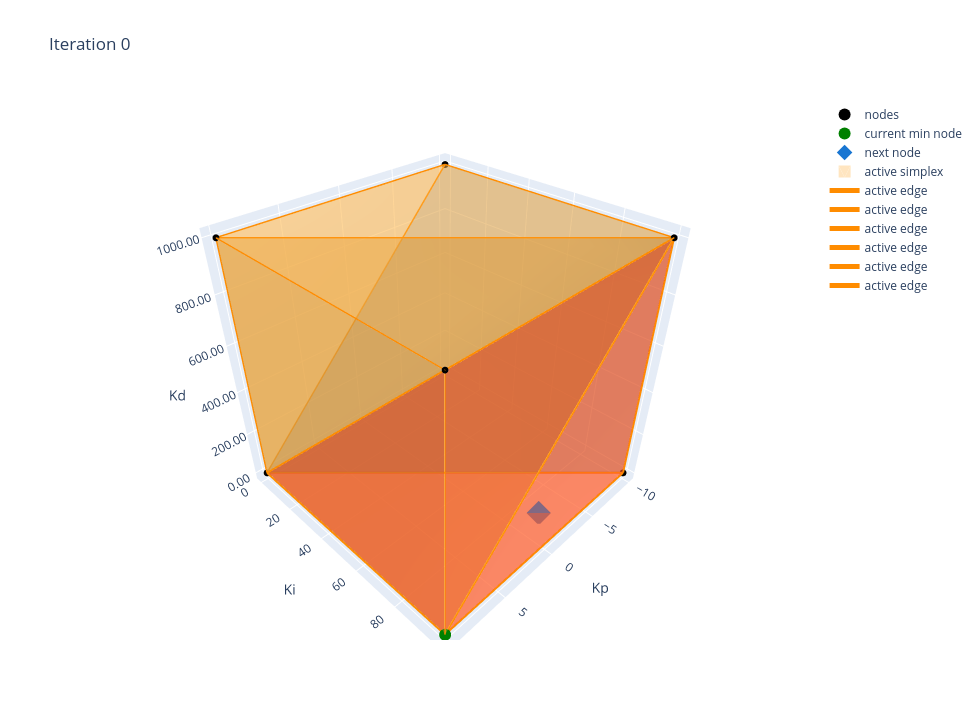
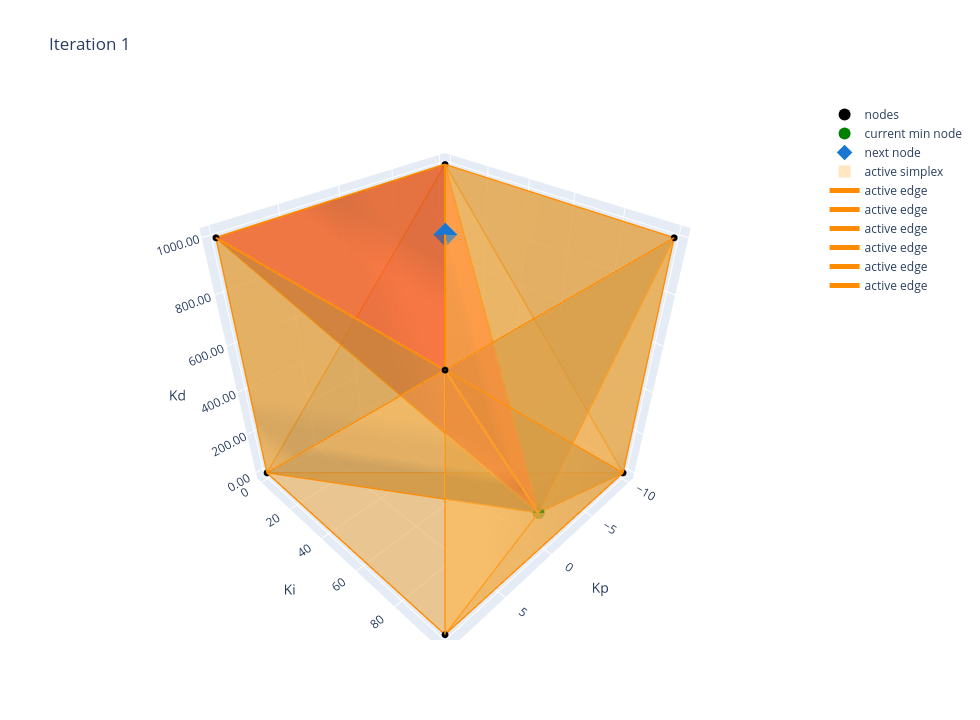

The notebook cell saved with these charts, in order:
### Code cell
from time import perf_counter  

from modeling import build_models_from_csv
from bundles import BaseBundle, MSBundle
from utils import (
    tighten_bounds_one_model,
    MIN_DIST, ACTIVE_TOL, GAP_STOP_TOL,
)
from simplex import run_pid_simplex_3d

RUN_QUICK_TEST = True

if RUN_QUICK_TEST:
    csv_path       = "data.csv"
    max_scenarios  = 1
    target_nodes   = 13
else:
    csv_path       = "data.csv"
    max_scenarios  = 99
    target_nodes   = 30

bounds = {
    "x":  (None, None),
    "u":  (None, None),
    "e":  (None, None),
    "I":  (-10, 10),
    "Kp": (-10, 10),
    "Ki": (0, 100),
    "Kd": (0, 1000),
}

'''
bounds={
    "Kp": (-10.0, 10.0),
    "Ki": (-100.0, 100.0),
    "Kd": (-100.0, 1000.0),
    "x": (-2.5, 2.5),
    "u": (-5.0, 5.0),
    "e": (-1e6, 1e6),
    "I": (-1e6, 1e6),
}
'''
weights = (1.0, 0.01)

# ====== stage 1：load data and generate models ======
t_load0 = perf_counter()
model_list, first_stg_vars_list, m_tmpl_list, T = build_models_from_csv(
    csv_path, h=0.2, weights=weights, bounds=bounds,
    sp0=0.0, sp1=0.5, ku_col="tau_us", tau_col="tau_xs",
    disturb_prefix="disturbance_", setpoint_change_col="setpoint_change",
    max_scenarios=max_scenarios, skip=0
)
t_load1 = perf_counter()
print(f"[Time] Data load & scenario build: {t_load1 - t_load0:.3f}s")

# ====== stage 1.5：FBBT / OBBT ======
# same as snog: FBBT open,OBBT open
obbt_solver_opts = {
    "NonConvex": 2,
    "MIPGap": 1,     
    "TimeLimit": 5   
}
for m, yvars in zip(model_list, first_stg_vars_list):
    tighten_bounds_one_model(m, yvars,
                             use_fbbt=True,
                             use_obbt=True,
                             obbt_solver_name="gurobi",
                             obbt_solver_opts=obbt_solver_opts,
                             max_rounds=3, tol=1e-6, verbose=True)

# ====== stage 2: Persistent Solver Packaging ======
ub_options = {
    'NonConvex': 2,        
}
lb_options = {
    'NonConvex': 2,
    'MIPGap': 0.2,            
    'TimeLimit': 15           
}

t_wrap0 = perf_counter()
base_bundles = [BaseBundle(m, ub_options) for m in model_list]  
ms_bundles   = [MSBundle(m, yvars, lb_options) for m, yvars in zip(model_list, first_stg_vars_list)]  # LB 侧
t_wrap1 = perf_counter()
print(f"[Time] Persistent wrapper (GurobiPersistent) setup: {t_wrap1 - t_wrap0:.3f}s")

# ====== stage 3：main loop ======
agg_bundle = None  

t_run0 = perf_counter()
hist = run_pid_simplex_3d(
    base_bundles=base_bundles,
    ms_bundles=ms_bundles,
    model_list=model_list,
    first_vars_list=first_stg_vars_list,
    target_nodes=target_nodes,
    min_dist=MIN_DIST,
    active_tol=ACTIVE_TOL,
    verbose=True,
    agg_bundle=agg_bundle,
    gap_stop_tol=1e-1,   
)
t_run1 = perf_counter()
print(f"[Time] Main loop total: {t_run1 - t_run0:.3f}s")

# ====== print output ======
print("\n==== Done ====")
print(f"Total nodes: {len(hist['nodes'])}")
print(f"Best UB: {min(hist['UB_hist']) if hist['UB_hist'] else None}")
print(f"Last LB: {hist['LB_hist'][-1] if hist['LB_hist'] else None}")

### Figure 1 — Plotly figure (JSON) as saved in the notebook; plotly's stock layout.template omitted (floating-point values rounded to 4 significant figures)
{"data": [{"hovertemplate": "x: %{x:.6f}<br>y: %{y:.6f}<br>z: %{z:.6f}", "marker": {"color": "black", "size": 4}, "mode": "markers", "name": "nodes", "type": "scatter3d", "x": [-10.0, -10.0, -10.0, -10.0, 10.0, 10.0, 10.0, 10.0], "y": [0.0, 0.0, 100.0, 100.0, 0.0, 0.0, 100.0, 100.0], "z": [0.0, 1000.0, 0.0, 1000.0, 0.0, 1000.0, 0.0, 1000.0]}, {"hovertemplate": "x: %{x:.6f}<br>y: %{y:.6f}<br>z: %{z:.6f}", "marker": {"color": "green", "size": 7, "symbol": "circle"}, "mode": "markers", "name": "current min node", "type": "scatter3d", "x": [10], "y": [100], "z": [0]}, {"hovertemplate": "x: %{x:.6f}<br>y: %{y:.6f}<br>z: %{z:.6f}", "marker": {"color": "#1976d2", "size": 8, "symbol": "diamond"}, "mode": "markers", "name": "next node", "type": "scatter3d", "x": [-1.921], "y": [89.4], "z": [0.156]}, {"color": "#ffb74d", "i": [0, 0, 0, 1], "j": [1, 1, 2, 2], "k": [2, 3, 3, 3], "name": "active simplex", "opacity": 0.35, "showlegend": true, "showscale": false, "type": "mesh3d", "x": [-10.0, 10.0, 10.0, 10.0], "y": [100.0, 0.0, 100.0, 0.0], "z": [1000.0, 1000.0, 1000.0, 0.0]}, {"hovertemplate": "x: %{x:.6f}<br>y: %{y:.6f}<br>z: %{z:.6f}", "line": {"color": "darkorange", "width": 3}, "mode": "lines", "name": "active edge", "showlegend": true, "type": "scatter3d", "x": [-10, 10], "y": [100, 0], "z": [1000, 1000]}, {"hovertemplate": "x: %{x:.6f}<br>y: %{y:.6f}<br>z: %{z:.6f}", "line": {"color": "darkorange", "width": 3}, "mode": "lines", "name": "active edge", "showlegend": true, "type": "scatter3d", "x": [-10, 10], "y": [100, 100], "z": [1000, 1000]}, {"hovertemplate": "x: %{x:.6f}<br>y: %{y:.6f}<br>z: %{z:.6f}", "line": {"color": "darkorange", "width": 3}, "mode": "lines", "name": "active edge", "showlegend": true, "type": "scatter3d", "x": [-10, 10], "y": [100, 0], "z": [1000, 0]}, {"hovertemplate": "x: %{x:.6f}<br>y: %{y:.6f}<br>z: %{z:.6f}", "line": {"color": "darkorange", "width": 3}, "mode": "lines", "name": "active edge", "showlegend": true, "type": "scatter3d", "x": [10, 10], "y": [0, 100], "z": [1000, 1000]}, {"hovertemplate": "x: %{x:.6f}<br>y: %{y:.6f}<br>z: %{z:.6f}", "line": {"color": "darkorange", "width": 3}, "mode": "lines", "name": "active edge", "showlegend": true, "type": "scatter3d", "x": [10, 10], "y": [0, 0], "z": [1000, 0]}, {"hovertemplate": "x: %{x:.6f}<br>y: %{y:.6f}<br>z: %{z:.6f}", "line": {"color": "darkorange", "width": 3}, "mode": "lines", "name": "active edge", "showlegend": true, "type": "scatter3d", "x": [10, 10], "y": [100, 0], "z": [1000, 0]}, {"hoverinfo": "text", "hovertemplate": "x: %{x:.6f}<br>y: %{y:.6f}<br>z: %{z:.6f}", "marker": {"opacity": 0, "size": 1}, "mode": "markers", "name": "tetra info", "showlegend": false, "text": ["simp=2<br>LB=0.094920<br>UB=1.013545<br>ms=-8.272e-02<br>vol=3.333e+05"], "type": "scatter3d", "x": [5], "y": [50], "z": [750]}, {"color": "#ffb74d", "i": [0, 0, 0, 1], "j": [1, 1, 2, 2], "k": [2, 3, 3, 3], "name": "active simplex", "opacity": 0.35, "showlegend": false, "showscale": false, "type": "mesh3d", "x": [-10.0, 10.0, 10.0, 10.0], "y": [100.0, 100.0, 100.0, 0.0], "z": [1000.0, 0.0, 1000.0, 0.0]}, {"hovertemplate": "x: %{x:.6f}<br>y: %{y:.6f}<br>z: %{z:.6f}", "line": {"color": "darkorange", "width": 3}, "mode": "lines", "name": "active edge", "showlegend": false, "type": "scatter3d", "x": [-10, 10], "y": [100, 100], "z": [1000, 0]}, {"hovertemplate": "x: %{x:.6f}<br>y: %{y:.6f}<br>z: %{z:.6f}", "line": {"color": "darkorange", "width": 3}, "mode": "lines", "name": "active edge", "showlegend": false, "type": "scatter3d", "x": [-10, 10], "y": [100, 100], "z": [1000, 1000]}, {"hovertemplate": "x: %{x:.6f}<br>y: %{y:.6f}<br>z: %{z:.6f}", "line": {"color": "darkorange", "width": 3}, "mode": "lines", "name": "active edge", "showlegend": false, "type": "scatter3d", "x": [-10, 10], "y": [100, 0], "z": [1000, 0]}, {"hovertemplate": "x: %{x:.6f}<br>y: %{y:.6f}<br>z: %{z:.6f}", "line": {"color": "darkorange", "width": 3}, "mode": "lines", "name": "active edge", "showlegend": false, "type": "scatter3d", "x": [10, 10], "y": [100, 100], "z": [0, 1000]}, {"hovertemplate": "x: %{x:.6f}<br>y: %{y:.6f}<br>z: %{z:.6f}", "line": {"color": "darkorange", "width": 3}, "mode": "lines", "name": "active edge", "showlegend": false, "type": "scatter3d", "x": [10, 10], "y": [100, 0], "z": [0, 0]}, {"hovertemplate": "x: %{x:.6f}<br>y: %{y:.6f}<br>z: %{z:.6f}", "line": {"color": "darkorange", "width": 3}, "mode": "lines", "name": "active edge", "showlegend": false, "type": "scatter3d", "x": [10, 10], "y": [100, 0], "z": [1000, 0]}, {"hoverinfo": "text", "hovertemplate": "x: %{x:.6f}<br>y: %{y:.6f}<br>z: %{z:.6f}", "marker": {"opacity": 0, "size": 1}, "mode": "markers", "name": "tetra info", "showlegend": false, "text": ["simp=3<br>LB=0.104111<br>UB=0.683425<br>ms=-5.049e-02<br>vol=3.333e+05"], "type": "scatter3d", "x": [5], "y": [75], "z": [500]}, {"color": "#ff5722", "i": [0, 0, 0, 1], "j": [1, 1, 2, 2], "k": [2, 3, 3, 3], "name": "active simplex", "opacity": 0.45, "showlegend": false, "showscale": false, "type": "mesh3d", "x": [-10.0, 10.0, -10.0, 10.0], "y": [100.0, 100.0, 100.0, 0.0], "z": [1000.0, 0.0, 0.0, 0.0]}, {"hovertemplate": "x: %{x:.6f}<br>y: %{y:.6f}<br>z: %{z:.6f}", "line": {"color": "darkorange", "width": 4}, "mode": "lines", "name": "active edge", "showlegend": false, "type": "scatter3d", "x": [-10, 10], "y": [100, 100], "z": [1000, 0]}, {"hovertemplate": "x: %{x:.6f}<br>y: %{y:.6f}<br>z: %{z:.6f}", "line": {"color": "darkorange", "width": 4}, "mode": "lines", "name": "active edge", "showlegend": false, "type": "scatter3d", "x": [-10, -10], "y": [100, 100], "z": [1000, 0]}, {"hovertemplate": "x: %{x:.6f}<br>y: %{y:.6f}<br>z: %{z:.6f}", "line": {"color": "darkorange", "width": 4}, "mode": "lines", "name": "active edge", "showlegend": false, "type": "scatter3d", "x": [-10, 10], "y": [100, 0], "z": [1000, 0]}, {"hovertemplate": "x: %{x:.6f}<br>y: %{y:.6f}<br>z: %{z:.6f}", "line": {"color": "darkorange", "width": 4}, "mode": "lines", "name": "active edge", "showlegend": false, "type": "scatter3d", "x": [10, -10], "y": [100, 100], "z": [0, 0]}, {"hovertemplate": "x: %{x:.6f}<br>y: %{y:.6f}<br>z: %{z:.6f}", "line": {"color": "darkorange", "width": 4}, "mode": "lines", "name": "active edge", "showlegend": false, "type": "scatter3d", "x": [10, 10], "y": [100, 0], "z": [0, 0]}, {"hovertemplate": "x: %{x:.6f}<br>y: %{y:.6f}<br>z: %{z:.6f}", "line": {"color": "darkorange", "width": 4}, "mode": "lines", "name": "active edge", "showlegend": false, "type": "scatter3d", "x": [-10, 10], "y": [100, 0], "z": [0, 0]}, {"hoverinfo": "text", "hovertemplate": "x: %{x:.6f}<br>y: %{y:.6f}<br>z: %{z:.6f}", "marker": {"opacity": 0, "size": 1}, "mode": "markers", "name": "tetra info", "showlegend": false, "text": ["simp=4<br>LB=0.076962<br>UB=0.656277<br>ms=-7.764e-02<br>vol=3.333e+05"], "type": "scatter3d", "x": [0], "y": [75], "z": [250]}, {"color": "#ffb74d", "i": [0, 0, 0, 1], "j": [1, 1, 2, 2], "k": [2, 3, 3, 3], "name": "active simplex", "opacity": 0.35, "showlegend": false, "showscale": false, "type": "mesh3d", "x": [-10.0, 10.0, -10.0, 10.0], "y": [100.0, 0.0, 0.0, 0.0], "z": [1000.0, 1000.0, 1000.0, 0.0]}, {"hovertemplate": "x: %{x:.6f}<br>y: %{y:.6f}<br>z: %{z:.6f}", "line": {"color": "darkorange", "width": 3}, "mode": "lines", "name": "active edge", "showlegend": false, "type": "scatter3d", "x": [-10, 10], "y": [100, 0], "z": [1000, 1000]}, {"hovertemplate": "x: %{x:.6f}<br>y: %{y:.6f}<br>z: %{z:.6f}", "line": {"color": "darkorange", "width": 3}, "mode": "lines", "name": "active edge", "showlegend": false, "type": "scatter3d", "x": [-10, -10], "y": [100, 0], "z": [1000, 1000]}, {"hovertemplate": "x: %{x:.6f}<br>y: %{y:.6f}<br>z: %{z:.6f}", "line": {"color": "darkorange", "width": 3}, "mode": "lines", "name": "active edge", "showlegend": false, "type": "scatter3d", "x": [-10, 10], "y": [100, 0], "z": [1000, 0]}, {"hovertemplate": "x: %{x:.6f}<br>y: %{y:.6f}<br>z: %{z:.6f}", "line": {"color": "darkorange", "width": 3}, "mode": "lines", "name": "active edge", "showlegend": false, "type": "scatter3d", "x": [10, -10], "y": [0, 0], "z": [1000, 1000]}, {"hovertemplate": "x: %{x:.6f}<br>y: %{y:.6f}<br>z: %{z:.6f}", "line": {"color": "darkorange", "width": 3}, "mode": "lines", "name": "active edge", "showlegend": false, "type": "scatter3d", "x": [10, 10], "y": [0, 0], "z": [1000, 0]}, {"hovertemplate": "x: %{x:.6f}<br>y: %{y:.6f}<br>z: %{z:.6f}", "line": {"color": "darkorange", "width": 3}, "mode": "lines", "name": "active edge", "showlegend": false, "type": "scatter3d", "x": [-10, 10], "y": [0, 0], "z": [1000, 0]}, {"hoverinfo": "text", "hovertemplate": "x: %{x:.6f}<br>y: %{y:.6f}<br>z: %{z:.6f}", "marker": {"opacity": 0, "size": 1}, "mode": "markers", "name": "tetra info", "showlegend": false, "text": ["simp=5<br>LB=0.093320<br>UB=1.095623<br>ms=-8.432e-02<br>vol=3.333e+05"], "type": "scatter3d", "x": [0], "y": [25], "z": [750]}], "layout": {"height": 720, "legend": {"itemsizing": "constant"}, "scene": {"aspectmode": "cube", "xaxis": {"title": {"text": "Kp"}}, "yaxis": {"title": {"text": "Ki"}}, "zaxis": {"tickformat": ".2f", "title": {"text": "Kd"}}}, "title": {"text": "Iteration 0"}, "width": 980}}

### Figure 2 — Plotly figure (JSON) as saved in the notebook; plotly's stock layout.template omitted (floating-point values rounded to 4 significant figures)
{"data": [{"hovertemplate": "x: %{x:.6f}<br>y: %{y:.6f}<br>z: %{z:.6f}", "marker": {"color": "black", "size": 4}, "mode": "markers", "name": "nodes", "type": "scatter3d", "x": [-10.0, -10.0, -10.0, -10.0, 10.0, 10.0, 10.0, 10.0, -1.921], "y": [0.0, 0.0, 100.0, 100.0, 0.0, 0.0, 100.0, 100.0, 89.4], "z": [0.0, 1000.0, 0.0, 1000.0, 0.0, 1000.0, 0.0, 1000.0, 0.156]}, {"hovertemplate": "x: %{x:.6f}<br>y: %{y:.6f}<br>z: %{z:.6f}", "marker": {"color": "green", "size": 7, "symbol": "circle"}, "mode": "markers", "name": "current min node", "type": "scatter3d", "x": [-1.921], "y": [89.4], "z": [0.156]}, {"hovertemplate": "x: %{x:.6f}<br>y: %{y:.6f}<br>z: %{z:.6f}", "marker": {"color": "#1976d2", "size": 8, "symbol": "diamond"}, "mode": "markers", "name": "next node", "type": "scatter3d", "x": [-0.3411], "y": [48.29], "z": [1000.0]}, {"color": "#ffb74d", "i": [0, 0, 0, 1], "j": [1, 1, 2, 2], "k": [2, 3, 3, 3], "name": "active simplex", "opacity": 0.35, "showlegend": true, "showscale": false, "type": "mesh3d", "x": [-1.921, -10.0, -10.0, -10.0], "y": [89.4, 100.0, 0.0, 100.0], "z": [0.156, 1000.0, 1000.0, 0.0]}, {"hovertemplate": "x: %{x:.6f}<br>y: %{y:.6f}<br>z: %{z:.6f}", "line": {"color": "darkorange", "width": 3}, "mode": "lines", "name": "active edge", "showlegend": true, "type": "scatter3d", "x": [-1.921, -10], "y": [89.4, 100], "z": [0.156, 1000]}, {"hovertemplate": "x: %{x:.6f}<br>y: %{y:.6f}<br>z: %{z:.6f}", "line": {"color": "darkorange", "width": 3}, "mode": "lines", "name": "active edge", "showlegend": true, "type": "scatter3d", "x": [-1.921, -10], "y": [89.4, 0], "z": [0.156, 1000]}, {"hovertemplate": "x: %{x:.6f}<br>y: %{y:.6f}<br>z: %{z:.6f}", "line": {"color": "darkorange", "width": 3}, "mode": "lines", "name": "active edge", "showlegend": true, "type": "scatter3d", "x": [-1.921, -10], "y": [89.4, 100], "z": [0.156, 0]}, {"hovertemplate": "x: %{x:.6f}<br>y: %{y:.6f}<br>z: %{z:.6f}", "line": {"color": "darkorange", "width": 3}, "mode": "lines", "name": "active edge", "showlegend": true, "type": "scatter3d", "x": [-10, -10], "y": [100, 0], "z": [1000, 1000]}, {"hovertemplate": "x: %{x:.6f}<br>y: %{y:.6f}<br>z: %{z:.6f}", "line": {"color": "darkorange", "width": 3}, "mode": "lines", "name": "active edge", "showlegend": true, "type": "scatter3d", "x": [-10, -10], "y": [100, 100], "z": [1000, 0]}, {"hovertemplate": "x: %{x:.6f}<br>y: %{y:.6f}<br>z: %{z:.6f}", "line": {"color": "darkorange", "width": 3}, "mode": "lines", "name": "active edge", "showlegend": true, "type": "scatter3d", "x": [-10, -10], "y": [0, 100], "z": [1000, 0]}, {"hoverinfo": "text", "hovertemplate": "x: %{x:.6f}<br>y: %{y:.6f}<br>z: %{z:.6f}", "marker": {"opacity": 0, "size": 1}, "mode": "markers", "name": "tetra info", "showlegend": false, "text": ["simp=0<br>LB=0.073366<br>UB=1.134765<br>ms=-4.518e-02<br>vol=1.346e+05"], "type": "scatter3d", "x": [-7.98], "y": [72.35], "z": [500.0]}, {"color": "#ffb74d", "i": [0, 0, 0, 1], "j": [1, 1, 2, 2], "k": [2, 3, 3, 3], "name": "active simplex", "opacity": 0.35, "showlegend": false, "showscale": false, "type": "mesh3d", "x": [-1.921, 10.0, -10.0, 10.0], "y": [89.4, 100.0, 100.0, 0.0], "z": [0.156, 0.0, 0.0, 0.0]}, {"hovertemplate": "x: %{x:.6f}<br>y: %{y:.6f}<br>z: %{z:.6f}", "line": {"color": "darkorange", "width": 3}, "mode": "lines", "name": "active edge", "showlegend": false, "type": "scatter3d", "x": [-1.921, 10], "y": [89.4, 100], "z": [0.156, 0]}, {"hovertemplate": "x: %{x:.6f}<br>y: %{y:.6f}<br>z: %{z:.6f}", "line": {"color": "darkorange", "width": 3}, "mode": "lines", "name": "active edge", "showlegend": false, "type": "scatter3d", "x": [-1.921, -10], "y": [89.4, 100], "z": [0.156, 0]}, {"hovertemplate": "x: %{x:.6f}<br>y: %{y:.6f}<br>z: %{z:.6f}", "line": {"color": "darkorange", "width": 3}, "mode": "lines", "name": "active edge", "showlegend": false, "type": "scatter3d", "x": [-1.921, 10], "y": [89.4, 0], "z": [0.156, 0]}, {"hovertemplate": "x: %{x:.6f}<br>y: %{y:.6f}<br>z: %{z:.6f}", "line": {"color": "darkorange", "width": 3}, "mode": "lines", "name": "active edge", "showlegend": false, "type": "scatter3d", "x": [10, -10], "y": [100, 100], "z": [0, 0]}, {"hovertemplate": "x: %{x:.6f}<br>y: %{y:.6f}<br>z: %{z:.6f}", "line": {"color": "darkorange", "width": 3}, "mode": "lines", "name": "active edge", "showlegend": false, "type": "scatter3d", "x": [10, 10], "y": [100, 0], "z": [0, 0]}, {"hovertemplate": "x: %{x:.6f}<br>y: %{y:.6f}<br>z: %{z:.6f}", "line": {"color": "darkorange", "width": 3}, "mode": "lines", "name": "active edge", "showlegend": false, "type": "scatter3d", "x": [-10, 10], "y": [100, 0], "z": [0, 0]}, {"hoverinfo": "text", "hovertemplate": "x: %{x:.6f}<br>y: %{y:.6f}<br>z: %{z:.6f}", "marker": {"opacity": 0, "size": 1}, "mode": "markers", "name": "tetra info", "showlegend": false, "text": ["simp=3<br>LB=0.041548<br>UB=0.143140<br>ms=-7.700e-02<br>vol=5.201e+01"], "type": "scatter3d", "x": [2.02], "y": [72.35], "z": [0.03901]}, {"color": "#ffb74d", "i": [0, 0, 0, 1], "j": [1, 1, 2, 2], "k": [2, 3, 3, 3], "name": "active simplex", "opacity": 0.35, "showlegend": false, "showscale": false, "type": "mesh3d", "x": [-1.921, 10.0, 10.0, -10.0], "y": [89.4, 100.0, 100.0, 100.0], "z": [0.156, 0.0, 1000.0, 0.0]}, {"hovertemplate": "x: %{x:.6f}<br>y: %{y:.6f}<br>z: %{z:.6f}", "line": {"color": "darkorange", "width": 3}, "mode": "lines", "name": "active edge", "showlegend": false, "type": "scatter3d", "x": [-1.921, 10], "y": [89.4, 100], "z": [0.156, 0]}, {"hovertemplate": "x: %{x:.6f}<br>y: %{y:.6f}<br>z: %{z:.6f}", "line": {"color": "darkorange", "width": 3}, "mode": "lines", "name": "active edge", "showlegend": false, "type": "scatter3d", "x": [-1.921, 10], "y": [89.4, 100], "z": [0.156, 1000]}, {"hovertemplate": "x: %{x:.6f}<br>y: %{y:.6f}<br>z: %{z:.6f}", "line": {"color": "darkorange", "width": 3}, "mode": "lines", "name": "active edge", "showlegend": false, "type": "scatter3d", "x": [-1.921, -10], "y": [89.4, 100], "z": [0.156, 0]}, {"hovertemplate": "x: %{x:.6f}<br>y: %{y:.6f}<br>z: %{z:.6f}", "line": {"color": "darkorange", "width": 3}, "mode": "lines", "name": "active edge", "showlegend": false, "type": "scatter3d", "x": [10, 10], "y": [100, 100], "z": [0, 1000]}, {"hovertemplate": "x: %{x:.6f}<br>y: %{y:.6f}<br>z: %{z:.6f}", "line": {"color": "darkorange", "width": 3}, "mode": "lines", "name": "active edge", "showlegend": false, "type": "scatter3d", "x": [10, -10], "y": [100, 100], "z": [0, 0]}, {"hovertemplate": "x: %{x:.6f}<br>y: %{y:.6f}<br>z: %{z:.6f}", "line": {"color": "darkorange", "width": 3}, "mode": "lines", "name": "active edge", "showlegend": false, "type": "scatter3d", "x": [10, -10], "y": [100, 100], "z": [1000, 0]}, {"hoverinfo": "text", "hovertemplate": "x: %{x:.6f}<br>y: %{y:.6f}<br>z: %{z:.6f}", "marker": {"opacity": 0, "size": 1}, "mode": "markers", "name": "tetra info", "showlegend": false, "text": ["simp=4<br>LB=0.042909<br>UB=0.620376<br>ms=-7.564e-02<br>vol=3.533e+04"], "type": "scatter3d", "x": [2.02], "y": [97.35], "z": [250.0]}, {"color": "#ffb74d", "i": [0, 0, 0, 1], "j": [1, 1, 2, 2], "k": [2, 3, 3, 3], "name": "active simplex", "opacity": 0.35, "showlegend": false, "showscale": false, "type": "mesh3d", "x": [-1.921, -10.0, 10.0, -10.0], "y": [89.4, 100.0, 100.0, 100.0], "z": [0.156, 1000.0, 1000.0, 0.0]}, {"hovertemplate": "x: %{x:.6f}<br>y: %{y:.6f}<br>z: %{z:.6f}", "line": {"color": "darkorange", "width": 3}, "mode": "lines", "name": "active edge", "showlegend": false, "type": "scatter3d", "x": [-1.921, -10], "y": [89.4, 100], "z": [0.156, 1000]}, {"hovertemplate": "x: %{x:.6f}<br>y: %{y:.6f}<br>z: %{z:.6f}", "line": {"color": "darkorange", "width": 3}, "mode": "lines", "name": "active edge", "showlegend": false, "type": "scatter3d", "x": [-1.921, 10], "y": [89.4, 100], "z": [0.156, 1000]}, {"hovertemplate": "x: %{x:.6f}<br>y: %{y:.6f}<br>z: %{z:.6f}", "line": {"color": "darkorange", "width": 3}, "mode": "lines", "name": "active edge", "showlegend": false, "type": "scatter3d", "x": [-1.921, -10], "y": [89.4, 100], "z": [0.156, 0]}, {"hovertemplate": "x: %{x:.6f}<br>y: %{y:.6f}<br>z: %{z:.6f}", "line": {"color": "darkorange", "width": 3}, "mode": "lines", "name": "active edge", "showlegend": false, "type": "scatter3d", "x": [-10, 10], "y": [100, 100], "z": [1000, 1000]}, {"hovertemplate": "x: %{x:.6f}<br>y: %{y:.6f}<br>z: %{z:.6f}", "line": {"color": "darkorange", "width": 3}, "mode": "lines", "name": "active edge", "showlegend": false, "type": "scatter3d", "x": [-10, -10], "y": [100, 100], "z": [1000, 0]}, {"hovertemplate": "x: %{x:.6f}<br>y: %{y:.6f}<br>z: %{z:.6f}", "line": {"color": "darkorange", "width": 3}, "mode": "lines", "name": "active edge", "showlegend": false, "type": "scatter3d", "x": [10, -10], "y": [100, 100], "z": [1000, 0]}, {"hoverinfo": "text", "hovertemplate": "x: %{x:.6f}<br>y: %{y:.6f}<br>z: %{z:.6f}", "marker": {"opacity": 0, "size": 1}, "mode": "markers", "name": "tetra info", "showlegend": false, "text": ["simp=5<br>LB=0.068053<br>UB=0.683425<br>ms=-5.049e-02<br>vol=3.533e+04"], "type": "scatter3d", "x": [-2.98], "y": [97.35], "z": [500.0]}, {"color": "#ffb74d", "i": [0, 0, 0, 1], "j": [1, 1, 2, 2], "k": [2, 3, 3, 3], "name": "active simplex", "opacity": 0.35, "showlegend": false, "showscale": false, "type": "mesh3d", "x": [-1.921, 10.0, -10.0, 10.0], "y": [89.4, 0.0, 0.0, 0.0], "z": [0.156, 1000.0, 1000.0, 0.0]}, {"hovertemplate": "x: %{x:.6f}<br>y: %{y:.6f}<br>z: %{z:.6f}", "line": {"color": "darkorange", "width": 3}, "mode": "lines", "name": "active edge", "showlegend": false, "type": "scatter3d", "x": [-1.921, 10], "y": [89.4, 0], "z": [0.156, 1000]}, {"hovertemplate": "x: %{x:.6f}<br>y: %{y:.6f}<br>z: %{z:.6f}", "line": {"color": "darkorange", "width": 3}, "mode": "lines", "name": "active edge", "showlegend": false, "type": "scatter3d", "x": [-1.921, -10], "y": [89.4, 0], "z": [0.156, 1000]}, {"hovertemplate": "x: %{x:.6f}<br>y: %{y:.6f}<br>z: %{z:.6f}", "line": {"color": "darkorange", "width": 3}, "mode": "lines", "name": "active edge", "showlegend": false, "type": "scatter3d", "x": [-1.921, 10], "y": [89.4, 0], "z": [0.156, 0]}, {"hovertemplate": "x: %{x:.6f}<br>y: %{y:.6f}<br>z: %{z:.6f}", "line": {"color": "darkorange", "width": 3}, "mode": "lines", "name": "active edge", "showlegend": false, "type": "scatter3d", "x": [10, -10], "y": [0, 0], "z": [1000, 1000]}, {"hovertemplate": "x: %{x:.6f}<br>y: %{y:.6f}<br>z: %{z:.6f}", "line": {"color": "darkorange", "width": 3}, "mode": "lines", "name": "active edge", "showlegend": false, "type": "scatter3d", "x": [10, 10], "y": [0, 0], "z": [1000, 0]}, {"hovertemplate": "x: %{x:.6f}<br>y: %{y:.6f}<br>z: %{z:.6f}", "line": {"color": "darkorange", "width": 3}, "mode": "lines", "name": "active edge", "showlegend": false, "type": "scatter3d", "x": [-10, 10], "y": [0, 0], "z": [1000, 0]}, {"hoverinfo": "text", "hovertemplate": "x: %{x:.6f}<br>y: %{y:.6f}<br>z: %{z:.6f}", "marker": {"opacity": 0, "size": 1}, "mode": "markers", "name": "tetra info", "showlegend": false, "text": ["simp=6<br>LB=0.067359<br>UB=1.128757<br>ms=-5.119e-02<br>vol=2.980e+05"], "type": "scatter3d", "x": [2.02], "y": [22.35], "z": [500.0]}, {"color": "#ff5722", "i": [0, 0, 0, 1], "j": [1, 1, 2, 2], "k": [2, 3, 3, 3], "name": "active simplex", "opacity": 0.45, "showlegend": false, "showscale": false, "type": "mesh3d", "x": [-1.921, 10.0, 10.0, -10.0], "y": [89.4, 0.0, 100.0, 0.0], "z": [0.156, 1000.0, 1000.0, 1000.0]}, {"hovertemplate": "x: %{x:.6f}<br>y: %{y:.6f}<br>z: %{z:.6f}", "line": {"color": "darkorange", "width": 4}, "mode": "lines", "name": "active edge", "showlegend": false, "type": "scatter3d", "x": [-1.921, 10], "y": [89.4, 0], "z": [0.156, 1000]}, {"hovertemplate": "x: %{x:.6f}<br>y: %{y:.6f}<br>z: %{z:.6f}", "line": {"color": "darkorange", "width": 4}, "mode": "lines", "name": "active edge", "showlegend": false, "type": "scatter3d", "x": [-1.921, 10], "y": [89.4, 100], "z": [0.156, 1000]}, {"hovertemplate": "x: %{x:.6f}<br>y: %{y:.6f}<br>z: %{z:.6f}", "line": {"color": "darkorange", "width": 4}, "mode": "lines", "name": "active edge", "showlegend": false, "type": "scatter3d", "x": [-1.921, -10], "y": [89.4, 0], "z": [0.156, 1000]}, {"hovertemplate": "x: %{x:.6f}<br>y: %{y:.6f}<br>z: %{z:.6f}", "line": {"color": "darkorange", "width": 4}, "mode": "lines", "name": "active edge", "showlegend": false, "type": "scatter3d", "x": [10, 10], "y": [0, 100], "z": [1000, 1000]}, {"hovertemplate": "x: %{x:.6f}<br>y: %{y:.6f}<br>z: %{z:.6f}", "line": {"color": "darkorange", "width": 4}, "mode": "lines", "name": "active edge", "showlegend": false, "type": "scatter3d", "x": [10, -10], "y": [0, 0], "z": [1000, 1000]}, {"hovertemplate": "x: %{x:.6f}<br>y: %{y:.6f}<br>z: %{z:.6f}", "line": {"color": "darkorange", "width": 4}, "mode": "lines", "name": "active edge", "showlegend": false, "type": "scatter3d", "x": [10, -10], "y": [100, 0], "z": [1000, 1000]}, {"hoverinfo": "text", "hovertemplate": "x: %{x:.6f}<br>y: %{y:.6f}<br>z: %{z:.6f}", "marker": {"opacity": 0, "size": 1}, "mode": "markers", "name": "tetra info", "showlegend": false, "text": ["simp=8<br>LB=0.013419<br>UB=1.074817<br>ms=-1.051e-01<br>vol=3.333e+05"], "type": "scatter3d", "x": [2.02], "y": [47.35], "z": [750.0]}, {"color": "#ffb74d", "i": [0, 0, 0, 1], "j": [1, 1, 2, 2], "k": [2, 3, 3, 3], "name": "active simplex", "opacity": 0.35, "showlegend": false, "showscale": false, "type": "mesh3d", "x": [-1.921, -10.0, 10.0, -10.0], "y": [89.4, 100.0, 100.0, 0.0], "z": [0.156, 1000.0, 1000.0, 1000.0]}, {"hovertemplate": "x: %{x:.6f}<br>y: %{y:.6f}<br>z: %{z:.6f}", "line": {"color": "darkorange", "width": 3}, "mode": "lines", "name": "active edge", "showlegend": false, "type": "scatter3d", "x": [-1.921, -10], "y": [89.4, 100], "z": [0.156, 1000]}, {"hovertemplate": "x: %{x:.6f}<br>y: %{y:.6f}<br>z: %{z:.6f}", "line": {"color": "darkorange", "width": 3}, "mode": "lines", "name": "active edge", "showlegend": false, "type": "scatter3d", "x": [-1.921, 10], "y": [89.4, 100], "z": [0.156, 1000]}, {"hovertemplate": "x: %{x:.6f}<br>y: %{y:.6f}<br>z: %{z:.6f}", "line": {"color": "darkorange", "width": 3}, "mode": "lines", "name": "active edge", "showlegend": false, "type": "scatter3d", "x": [-1.921, -10], "y": [89.4, 0], "z": [0.156, 1000]}, {"hovertemplate": "x: %{x:.6f}<br>y: %{y:.6f}<br>z: %{z:.6f}", "line": {"color": "darkorange", "width": 3}, "mode": "lines", "name": "active edge", "showlegend": false, "type": "scatter3d", "x": [-10, 10], "y": [100, 100], "z": [1000, 1000]}, {"hovertemplate": "x: %{x:.6f}<br>y: %{y:.6f}<br>z: %{z:.6f}", "line": {"color": "darkorange", "width": 3}, "mode": "lines", "name": "active edge", "showlegend": false, "type": "scatter3d", "x": [-10, -10], "y": [100, 0], "z": [1000, 1000]}, {"hovertemplate": "x: %{x:.6f}<br>y: %{y:.6f}<br>z: %{z:.6f}", "line": {"color": "darkorange", "width": 3}, "mode": "lines", "name": "active edge", "showlegend": false, "type": "scatter3d", "x": [10, -10], "y": [100, 0], "z": [1000, 1000]}, {"hoverinfo": "text", "hovertemplate": "x: %{x:.6f}<br>y: %{y:.6f}<br>z: %{z:.6f}", "marker": {"opacity": 0, "size": 1}, "mode": "markers", "name": "tetra info", "showlegend": false, "text": ["simp=9<br>LB=0.013419<br>UB=1.074817<br>ms=-1.051e-01<br>vol=3.333e+05"], "type": "scatter3d", "x": [-2.98], "y": [72.35], "z": [750.0]}, {"color": "#ffb74d", "i": [0, 0, 0, 1], "j": [1, 1, 2, 2], "k": [2, 3, 3, 3], "name": "active simplex", "opacity": 0.35, "showlegend": false, "showscale": false, "type": "mesh3d", "x": [-1.921, 10.0, 10.0, 10.0], "y": [89.4, 0.0, 100.0, 0.0], "z": [0.156, 1000.0, 1000.0, 0.0]}, {"hovertemplate": "x: %{x:.6f}<br>y: %{y:.6f}<br>z: %{z:.6f}", "line": {"color": "darkorange", "width": 3}, "mode": "lines", "name": "active edge", "showlegend": false, "type": "scatter3d", "x": [-1.921, 10], "y": [89.4, 0], "z": [0.156, 1000]}, {"hovertemplate": "x: %{x:.6f}<br>y: %{y:.6f}<br>z: %{z:.6f}", "line": {"color": "darkorange", "width": 3}, "mode": "lines", "name": "active edge", "showlegend": false, "type": "scatter3d", "x": [-1.921, 10], "y": [89.4, 100], "z": [0.156, 1000]}, {"hovertemplate": "x: %{x:.6f}<br>y: %{y:.6f}<br>z: %{z:.6f}", "line": {"color": "darkorange", "width": 3}, "mode": "lines", "name": "active edge", "showlegend": false, "type": "scatter3d", "x": [-1.921, 10], "y": [89.4, 0], "z": [0.156, 0]}, {"hovertemplate": "x: %{x:.6f}<br>y: %{y:.6f}<br>z: %{z:.6f}", "line": {"color": "darkorange", "width": 3}, "mode": "lines", "name": "active edge", "showlegend": false, "type": "scatter3d", "x": [10, 10], "y": [0, 100], "z": [1000, 1000]}, {"hovertemplate": "x: %{x:.6f}<br>y: %{y:.6f}<br>z: %{z:.6f}", "line": {"color": "darkorange", "width": 3}, "mode": "lines", "name": "active edge", "showlegend": false, "type": "scatter3d", "x": [10, 10], "y": [0, 0], "z": [1000, 0]}, {"hovertemplate": "x: %{x:.6f}<br>y: %{y:.6f}<br>z: %{z:.6f}", "line": {"color": "darkorange", "width": 3}, "mode": "lines", "name": "active edge", "showlegend": false, "type": "scatter3d", "x": [10, 10], "y": [100, 0], "z": [1000, 0]}, {"hoverinfo": "text", "hovertemplate": "x: %{x:.6f}<br>y: %{y:.6f}<br>z: %{z:.6f}", "marker": {"opacity": 0, "size": 1}, "mode": "markers", "name": "tetra info", "showlegend": false, "text": ["simp=10<br>LB=0.077913<br>UB=1.055634<br>ms=-4.063e-02<br>vol=1.987e+05"], "type": "scatter3d", "x": [7.02], "y": [47.35], "z": [500.0]}], "layout": {"height": 720, "legend": {"itemsizing": "constant"}, "scene": {"aspectmode": "cube", "xaxis": {"title": {"text": "Kp"}}, "yaxis": {"title": {"text": "Ki"}}, "zaxis": {"tickformat": ".2f", "title": {"text": "Kd"}}}, "title": {"text": "Iteration 1"}, "width": 980}}
